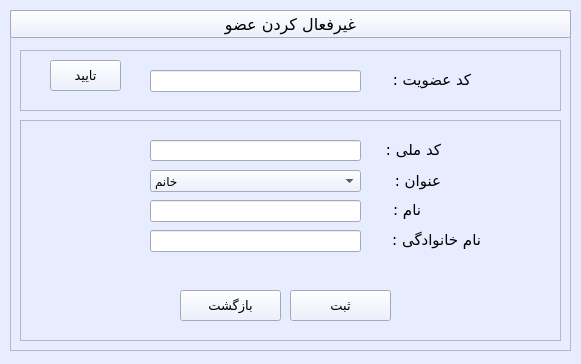
<?xml version="1.0" encoding="UTF-8"?>
<ui version="4.0">
 <class>deactivate_customer</class>
 <widget class="QWidget" name="deactivate_customer">
  <property name="geometry">
   <rect>
    <x>0</x>
    <y>0</y>
    <width>581</width>
    <height>364</height>
   </rect>
  </property>
  <property name="minimumSize">
   <size>
    <width>581</width>
    <height>364</height>
   </size>
  </property>
  <property name="maximumSize">
   <size>
    <width>581</width>
    <height>364</height>
   </size>
  </property>
  <property name="palette">
   <palette>
    <active>
     <colorrole role="WindowText">
      <brush brushstyle="SolidPattern">
       <color alpha="255">
        <red>0</red>
        <green>0</green>
        <blue>0</blue>
       </color>
      </brush>
     </colorrole>
     <colorrole role="Button">
      <brush brushstyle="SolidPattern">
       <color alpha="255">
        <red>231</red>
        <green>237</green>
        <blue>255</blue>
       </color>
      </brush>
     </colorrole>
     <colorrole role="Light">
      <brush brushstyle="SolidPattern">
       <color alpha="255">
        <red>255</red>
        <green>255</green>
        <blue>255</blue>
       </color>
      </brush>
     </colorrole>
     <colorrole role="Midlight">
      <brush brushstyle="SolidPattern">
       <color alpha="255">
        <red>243</red>
        <green>246</green>
        <blue>255</blue>
       </color>
      </brush>
     </colorrole>
     <colorrole role="Dark">
      <brush brushstyle="SolidPattern">
       <color alpha="255">
        <red>115</red>
        <green>118</green>
        <blue>127</blue>
       </color>
      </brush>
     </colorrole>
     <colorrole role="Mid">
      <brush brushstyle="SolidPattern">
       <color alpha="255">
        <red>154</red>
        <green>158</green>
        <blue>170</blue>
       </color>
      </brush>
     </colorrole>
     <colorrole role="Text">
      <brush brushstyle="SolidPattern">
       <color alpha="255">
        <red>0</red>
        <green>0</green>
        <blue>0</blue>
       </color>
      </brush>
     </colorrole>
     <colorrole role="BrightText">
      <brush brushstyle="SolidPattern">
       <color alpha="255">
        <red>255</red>
        <green>255</green>
        <blue>255</blue>
       </color>
      </brush>
     </colorrole>
     <colorrole role="ButtonText">
      <brush brushstyle="SolidPattern">
       <color alpha="255">
        <red>0</red>
        <green>0</green>
        <blue>0</blue>
       </color>
      </brush>
     </colorrole>
     <colorrole role="Base">
      <brush brushstyle="SolidPattern">
       <color alpha="255">
        <red>255</red>
        <green>255</green>
        <blue>255</blue>
       </color>
      </brush>
     </colorrole>
     <colorrole role="Window">
      <brush brushstyle="SolidPattern">
       <color alpha="255">
        <red>231</red>
        <green>237</green>
        <blue>255</blue>
       </color>
      </brush>
     </colorrole>
     <colorrole role="Shadow">
      <brush brushstyle="SolidPattern">
       <color alpha="255">
        <red>0</red>
        <green>0</green>
        <blue>0</blue>
       </color>
      </brush>
     </colorrole>
     <colorrole role="AlternateBase">
      <brush brushstyle="SolidPattern">
       <color alpha="255">
        <red>243</red>
        <green>246</green>
        <blue>255</blue>
       </color>
      </brush>
     </colorrole>
     <colorrole role="ToolTipBase">
      <brush brushstyle="SolidPattern">
       <color alpha="255">
        <red>255</red>
        <green>255</green>
        <blue>220</blue>
       </color>
      </brush>
     </colorrole>
     <colorrole role="ToolTipText">
      <brush brushstyle="SolidPattern">
       <color alpha="255">
        <red>0</red>
        <green>0</green>
        <blue>0</blue>
       </color>
      </brush>
     </colorrole>
    </active>
    <inactive>
     <colorrole role="WindowText">
      <brush brushstyle="SolidPattern">
       <color alpha="255">
        <red>0</red>
        <green>0</green>
        <blue>0</blue>
       </color>
      </brush>
     </colorrole>
     <colorrole role="Button">
      <brush brushstyle="SolidPattern">
       <color alpha="255">
        <red>231</red>
        <green>237</green>
        <blue>255</blue>
       </color>
      </brush>
     </colorrole>
     <colorrole role="Light">
      <brush brushstyle="SolidPattern">
       <color alpha="255">
        <red>255</red>
        <green>255</green>
        <blue>255</blue>
       </color>
      </brush>
     </colorrole>
     <colorrole role="Midlight">
      <brush brushstyle="SolidPattern">
       <color alpha="255">
        <red>243</red>
        <green>246</green>
        <blue>255</blue>
       </color>
      </brush>
     </colorrole>
     <colorrole role="Dark">
      <brush brushstyle="SolidPattern">
       <color alpha="255">
        <red>115</red>
        <green>118</green>
        <blue>127</blue>
       </color>
      </brush>
     </colorrole>
     <colorrole role="Mid">
      <brush brushstyle="SolidPattern">
       <color alpha="255">
        <red>154</red>
        <green>158</green>
        <blue>170</blue>
       </color>
      </brush>
     </colorrole>
     <colorrole role="Text">
      <brush brushstyle="SolidPattern">
       <color alpha="255">
        <red>0</red>
        <green>0</green>
        <blue>0</blue>
       </color>
      </brush>
     </colorrole>
     <colorrole role="BrightText">
      <brush brushstyle="SolidPattern">
       <color alpha="255">
        <red>255</red>
        <green>255</green>
        <blue>255</blue>
       </color>
      </brush>
     </colorrole>
     <colorrole role="ButtonText">
      <brush brushstyle="SolidPattern">
       <color alpha="255">
        <red>0</red>
        <green>0</green>
        <blue>0</blue>
       </color>
      </brush>
     </colorrole>
     <colorrole role="Base">
      <brush brushstyle="SolidPattern">
       <color alpha="255">
        <red>255</red>
        <green>255</green>
        <blue>255</blue>
       </color>
      </brush>
     </colorrole>
     <colorrole role="Window">
      <brush brushstyle="SolidPattern">
       <color alpha="255">
        <red>231</red>
        <green>237</green>
        <blue>255</blue>
       </color>
      </brush>
     </colorrole>
     <colorrole role="Shadow">
      <brush brushstyle="SolidPattern">
       <color alpha="255">
        <red>0</red>
        <green>0</green>
        <blue>0</blue>
       </color>
      </brush>
     </colorrole>
     <colorrole role="AlternateBase">
      <brush brushstyle="SolidPattern">
       <color alpha="255">
        <red>243</red>
        <green>246</green>
        <blue>255</blue>
       </color>
      </brush>
     </colorrole>
     <colorrole role="ToolTipBase">
      <brush brushstyle="SolidPattern">
       <color alpha="255">
        <red>255</red>
        <green>255</green>
        <blue>220</blue>
       </color>
      </brush>
     </colorrole>
     <colorrole role="ToolTipText">
      <brush brushstyle="SolidPattern">
       <color alpha="255">
        <red>0</red>
        <green>0</green>
        <blue>0</blue>
       </color>
      </brush>
     </colorrole>
    </inactive>
    <disabled>
     <colorrole role="WindowText">
      <brush brushstyle="SolidPattern">
       <color alpha="255">
        <red>115</red>
        <green>118</green>
        <blue>127</blue>
       </color>
      </brush>
     </colorrole>
     <colorrole role="Button">
      <brush brushstyle="SolidPattern">
       <color alpha="255">
        <red>231</red>
        <green>237</green>
        <blue>255</blue>
       </color>
      </brush>
     </colorrole>
     <colorrole role="Light">
      <brush brushstyle="SolidPattern">
       <color alpha="255">
        <red>255</red>
        <green>255</green>
        <blue>255</blue>
       </color>
      </brush>
     </colorrole>
     <colorrole role="Midlight">
      <brush brushstyle="SolidPattern">
       <color alpha="255">
        <red>243</red>
        <green>246</green>
        <blue>255</blue>
       </color>
      </brush>
     </colorrole>
     <colorrole role="Dark">
      <brush brushstyle="SolidPattern">
       <color alpha="255">
        <red>115</red>
        <green>118</green>
        <blue>127</blue>
       </color>
      </brush>
     </colorrole>
     <colorrole role="Mid">
      <brush brushstyle="SolidPattern">
       <color alpha="255">
        <red>154</red>
        <green>158</green>
        <blue>170</blue>
       </color>
      </brush>
     </colorrole>
     <colorrole role="Text">
      <brush brushstyle="SolidPattern">
       <color alpha="255">
        <red>115</red>
        <green>118</green>
        <blue>127</blue>
       </color>
      </brush>
     </colorrole>
     <colorrole role="BrightText">
      <brush brushstyle="SolidPattern">
       <color alpha="255">
        <red>255</red>
        <green>255</green>
        <blue>255</blue>
       </color>
      </brush>
     </colorrole>
     <colorrole role="ButtonText">
      <brush brushstyle="SolidPattern">
       <color alpha="255">
        <red>115</red>
        <green>118</green>
        <blue>127</blue>
       </color>
      </brush>
     </colorrole>
     <colorrole role="Base">
      <brush brushstyle="SolidPattern">
       <color alpha="255">
        <red>231</red>
        <green>237</green>
        <blue>255</blue>
       </color>
      </brush>
     </colorrole>
     <colorrole role="Window">
      <brush brushstyle="SolidPattern">
       <color alpha="255">
        <red>231</red>
        <green>237</green>
        <blue>255</blue>
       </color>
      </brush>
     </colorrole>
     <colorrole role="Shadow">
      <brush brushstyle="SolidPattern">
       <color alpha="255">
        <red>0</red>
        <green>0</green>
        <blue>0</blue>
       </color>
      </brush>
     </colorrole>
     <colorrole role="AlternateBase">
      <brush brushstyle="SolidPattern">
       <color alpha="255">
        <red>231</red>
        <green>237</green>
        <blue>255</blue>
       </color>
      </brush>
     </colorrole>
     <colorrole role="ToolTipBase">
      <brush brushstyle="SolidPattern">
       <color alpha="255">
        <red>255</red>
        <green>255</green>
        <blue>220</blue>
       </color>
      </brush>
     </colorrole>
     <colorrole role="ToolTipText">
      <brush brushstyle="SolidPattern">
       <color alpha="255">
        <red>0</red>
        <green>0</green>
        <blue>0</blue>
       </color>
      </brush>
     </colorrole>
    </disabled>
   </palette>
  </property>
  <property name="windowTitle">
   <string>غیرفعال کردن عضو</string>
  </property>
  <widget class="QFrame" name="main_frame">
   <property name="geometry">
    <rect>
     <x>10</x>
     <y>10</y>
     <width>561</width>
     <height>341</height>
    </rect>
   </property>
   <property name="frameShape">
    <enum>QFrame::StyledPanel</enum>
   </property>
   <property name="frameShadow">
    <enum>QFrame::Sunken</enum>
   </property>
   <widget class="QPushButton" name="deactivemember_btn">
    <property name="geometry">
     <rect>
      <x>0</x>
      <y>0</y>
      <width>561</width>
      <height>28</height>
     </rect>
    </property>
    <property name="font">
     <font>
      <family>2  Yekan</family>
      <pointsize>12</pointsize>
     </font>
    </property>
    <property name="text">
     <string>غیرفعال کردن عضو</string>
    </property>
   </widget>
   <widget class="QFrame" name="search_frame">
    <property name="geometry">
     <rect>
      <x>10</x>
      <y>40</y>
      <width>541</width>
      <height>61</height>
     </rect>
    </property>
    <property name="frameShape">
     <enum>QFrame::StyledPanel</enum>
    </property>
    <property name="frameShadow">
     <enum>QFrame::Sunken</enum>
    </property>
    <widget class="QLineEdit" name="ucode_entry">
     <property name="geometry">
      <rect>
       <x>130</x>
       <y>20</y>
       <width>211</width>
       <height>22</height>
      </rect>
     </property>
    </widget>
    <widget class="QLabel" name="ucode_lbl">
     <property name="geometry">
      <rect>
       <x>350</x>
       <y>20</y>
       <width>101</width>
       <height>20</height>
      </rect>
     </property>
     <property name="font">
      <font>
       <family>2  Yekan</family>
       <pointsize>11</pointsize>
      </font>
     </property>
     <property name="text">
      <string>کد عضویت :</string>
     </property>
    </widget>
    <widget class="QPushButton" name="confirm_btn">
     <property name="geometry">
      <rect>
       <x>30</x>
       <y>10</y>
       <width>71</width>
       <height>31</height>
      </rect>
     </property>
     <property name="font">
      <font>
       <family>2  Yekan</family>
       <pointsize>10</pointsize>
      </font>
     </property>
     <property name="text">
      <string>تایید</string>
     </property>
    </widget>
   </widget>
   <widget class="QFrame" name="info_frame">
    <property name="geometry">
     <rect>
      <x>10</x>
      <y>110</y>
      <width>541</width>
      <height>221</height>
     </rect>
    </property>
    <property name="palette">
     <palette>
      <active>
       <colorrole role="WindowText">
        <brush brushstyle="SolidPattern">
         <color alpha="255">
          <red>0</red>
          <green>0</green>
          <blue>0</blue>
         </color>
        </brush>
       </colorrole>
       <colorrole role="Button">
        <brush brushstyle="SolidPattern">
         <color alpha="255">
          <red>231</red>
          <green>237</green>
          <blue>255</blue>
         </color>
        </brush>
       </colorrole>
       <colorrole role="Light">
        <brush brushstyle="SolidPattern">
         <color alpha="255">
          <red>255</red>
          <green>255</green>
          <blue>255</blue>
         </color>
        </brush>
       </colorrole>
       <colorrole role="Midlight">
        <brush brushstyle="SolidPattern">
         <color alpha="255">
          <red>243</red>
          <green>246</green>
          <blue>255</blue>
         </color>
        </brush>
       </colorrole>
       <colorrole role="Dark">
        <brush brushstyle="SolidPattern">
         <color alpha="255">
          <red>115</red>
          <green>118</green>
          <blue>127</blue>
         </color>
        </brush>
       </colorrole>
       <colorrole role="Mid">
        <brush brushstyle="SolidPattern">
         <color alpha="255">
          <red>154</red>
          <green>158</green>
          <blue>170</blue>
         </color>
        </brush>
       </colorrole>
       <colorrole role="Text">
        <brush brushstyle="SolidPattern">
         <color alpha="255">
          <red>0</red>
          <green>0</green>
          <blue>0</blue>
         </color>
        </brush>
       </colorrole>
       <colorrole role="BrightText">
        <brush brushstyle="SolidPattern">
         <color alpha="255">
          <red>255</red>
          <green>255</green>
          <blue>255</blue>
         </color>
        </brush>
       </colorrole>
       <colorrole role="ButtonText">
        <brush brushstyle="SolidPattern">
         <color alpha="255">
          <red>0</red>
          <green>0</green>
          <blue>0</blue>
         </color>
        </brush>
       </colorrole>
       <colorrole role="Base">
        <brush brushstyle="SolidPattern">
         <color alpha="255">
          <red>255</red>
          <green>255</green>
          <blue>255</blue>
         </color>
        </brush>
       </colorrole>
       <colorrole role="Window">
        <brush brushstyle="SolidPattern">
         <color alpha="255">
          <red>231</red>
          <green>237</green>
          <blue>255</blue>
         </color>
        </brush>
       </colorrole>
       <colorrole role="Shadow">
        <brush brushstyle="SolidPattern">
         <color alpha="255">
          <red>0</red>
          <green>0</green>
          <blue>0</blue>
         </color>
        </brush>
       </colorrole>
       <colorrole role="AlternateBase">
        <brush brushstyle="SolidPattern">
         <color alpha="255">
          <red>243</red>
          <green>246</green>
          <blue>255</blue>
         </color>
        </brush>
       </colorrole>
       <colorrole role="ToolTipBase">
        <brush brushstyle="SolidPattern">
         <color alpha="255">
          <red>255</red>
          <green>255</green>
          <blue>220</blue>
         </color>
        </brush>
       </colorrole>
       <colorrole role="ToolTipText">
        <brush brushstyle="SolidPattern">
         <color alpha="255">
          <red>0</red>
          <green>0</green>
          <blue>0</blue>
         </color>
        </brush>
       </colorrole>
      </active>
      <inactive>
       <colorrole role="WindowText">
        <brush brushstyle="SolidPattern">
         <color alpha="255">
          <red>0</red>
          <green>0</green>
          <blue>0</blue>
         </color>
        </brush>
       </colorrole>
       <colorrole role="Button">
        <brush brushstyle="SolidPattern">
         <color alpha="255">
          <red>231</red>
          <green>237</green>
          <blue>255</blue>
         </color>
        </brush>
       </colorrole>
       <colorrole role="Light">
        <brush brushstyle="SolidPattern">
         <color alpha="255">
          <red>255</red>
          <green>255</green>
          <blue>255</blue>
         </color>
        </brush>
       </colorrole>
       <colorrole role="Midlight">
        <brush brushstyle="SolidPattern">
         <color alpha="255">
          <red>243</red>
          <green>246</green>
          <blue>255</blue>
         </color>
        </brush>
       </colorrole>
       <colorrole role="Dark">
        <brush brushstyle="SolidPattern">
         <color alpha="255">
          <red>115</red>
          <green>118</green>
          <blue>127</blue>
         </color>
        </brush>
       </colorrole>
       <colorrole role="Mid">
        <brush brushstyle="SolidPattern">
         <color alpha="255">
          <red>154</red>
          <green>158</green>
          <blue>170</blue>
         </color>
        </brush>
       </colorrole>
       <colorrole role="Text">
        <brush brushstyle="SolidPattern">
         <color alpha="255">
          <red>0</red>
          <green>0</green>
          <blue>0</blue>
         </color>
        </brush>
       </colorrole>
       <colorrole role="BrightText">
        <brush brushstyle="SolidPattern">
         <color alpha="255">
          <red>255</red>
          <green>255</green>
          <blue>255</blue>
         </color>
        </brush>
       </colorrole>
       <colorrole role="ButtonText">
        <brush brushstyle="SolidPattern">
         <color alpha="255">
          <red>0</red>
          <green>0</green>
          <blue>0</blue>
         </color>
        </brush>
       </colorrole>
       <colorrole role="Base">
        <brush brushstyle="SolidPattern">
         <color alpha="255">
          <red>255</red>
          <green>255</green>
          <blue>255</blue>
         </color>
        </brush>
       </colorrole>
       <colorrole role="Window">
        <brush brushstyle="SolidPattern">
         <color alpha="255">
          <red>231</red>
          <green>237</green>
          <blue>255</blue>
         </color>
        </brush>
       </colorrole>
       <colorrole role="Shadow">
        <brush brushstyle="SolidPattern">
         <color alpha="255">
          <red>0</red>
          <green>0</green>
          <blue>0</blue>
         </color>
        </brush>
       </colorrole>
       <colorrole role="AlternateBase">
        <brush brushstyle="SolidPattern">
         <color alpha="255">
          <red>243</red>
          <green>246</green>
          <blue>255</blue>
         </color>
        </brush>
       </colorrole>
       <colorrole role="ToolTipBase">
        <brush brushstyle="SolidPattern">
         <color alpha="255">
          <red>255</red>
          <green>255</green>
          <blue>220</blue>
         </color>
        </brush>
       </colorrole>
       <colorrole role="ToolTipText">
        <brush brushstyle="SolidPattern">
         <color alpha="255">
          <red>0</red>
          <green>0</green>
          <blue>0</blue>
         </color>
        </brush>
       </colorrole>
      </inactive>
      <disabled>
       <colorrole role="WindowText">
        <brush brushstyle="SolidPattern">
         <color alpha="255">
          <red>115</red>
          <green>118</green>
          <blue>127</blue>
         </color>
        </brush>
       </colorrole>
       <colorrole role="Button">
        <brush brushstyle="SolidPattern">
         <color alpha="255">
          <red>231</red>
          <green>237</green>
          <blue>255</blue>
         </color>
        </brush>
       </colorrole>
       <colorrole role="Light">
        <brush brushstyle="SolidPattern">
         <color alpha="255">
          <red>255</red>
          <green>255</green>
          <blue>255</blue>
         </color>
        </brush>
       </colorrole>
       <colorrole role="Midlight">
        <brush brushstyle="SolidPattern">
         <color alpha="255">
          <red>243</red>
          <green>246</green>
          <blue>255</blue>
         </color>
        </brush>
       </colorrole>
       <colorrole role="Dark">
        <brush brushstyle="SolidPattern">
         <color alpha="255">
          <red>115</red>
          <green>118</green>
          <blue>127</blue>
         </color>
        </brush>
       </colorrole>
       <colorrole role="Mid">
        <brush brushstyle="SolidPattern">
         <color alpha="255">
          <red>154</red>
          <green>158</green>
          <blue>170</blue>
         </color>
        </brush>
       </colorrole>
       <colorrole role="Text">
        <brush brushstyle="SolidPattern">
         <color alpha="255">
          <red>115</red>
          <green>118</green>
          <blue>127</blue>
         </color>
        </brush>
       </colorrole>
       <colorrole role="BrightText">
        <brush brushstyle="SolidPattern">
         <color alpha="255">
          <red>255</red>
          <green>255</green>
          <blue>255</blue>
         </color>
        </brush>
       </colorrole>
       <colorrole role="ButtonText">
        <brush brushstyle="SolidPattern">
         <color alpha="255">
          <red>115</red>
          <green>118</green>
          <blue>127</blue>
         </color>
        </brush>
       </colorrole>
       <colorrole role="Base">
        <brush brushstyle="SolidPattern">
         <color alpha="255">
          <red>231</red>
          <green>237</green>
          <blue>255</blue>
         </color>
        </brush>
       </colorrole>
       <colorrole role="Window">
        <brush brushstyle="SolidPattern">
         <color alpha="255">
          <red>231</red>
          <green>237</green>
          <blue>255</blue>
         </color>
        </brush>
       </colorrole>
       <colorrole role="Shadow">
        <brush brushstyle="SolidPattern">
         <color alpha="255">
          <red>0</red>
          <green>0</green>
          <blue>0</blue>
         </color>
        </brush>
       </colorrole>
       <colorrole role="AlternateBase">
        <brush brushstyle="SolidPattern">
         <color alpha="255">
          <red>231</red>
          <green>237</green>
          <blue>255</blue>
         </color>
        </brush>
       </colorrole>
       <colorrole role="ToolTipBase">
        <brush brushstyle="SolidPattern">
         <color alpha="255">
          <red>255</red>
          <green>255</green>
          <blue>220</blue>
         </color>
        </brush>
       </colorrole>
       <colorrole role="ToolTipText">
        <brush brushstyle="SolidPattern">
         <color alpha="255">
          <red>0</red>
          <green>0</green>
          <blue>0</blue>
         </color>
        </brush>
       </colorrole>
      </disabled>
     </palette>
    </property>
    <property name="frameShape">
     <enum>QFrame::StyledPanel</enum>
    </property>
    <property name="frameShadow">
     <enum>QFrame::Sunken</enum>
    </property>
    <widget class="QLabel" name="mellicode_lbl">
     <property name="geometry">
      <rect>
       <x>360</x>
       <y>20</y>
       <width>61</width>
       <height>20</height>
      </rect>
     </property>
     <property name="font">
      <font>
       <family>2  Yekan</family>
       <pointsize>11</pointsize>
      </font>
     </property>
     <property name="text">
      <string>کد ملی :</string>
     </property>
    </widget>
    <widget class="QLineEdit" name="mellicode_entry">
     <property name="geometry">
      <rect>
       <x>130</x>
       <y>20</y>
       <width>211</width>
       <height>21</height>
      </rect>
     </property>
     <property name="text">
      <string/>
     </property>
    </widget>
    <widget class="QLabel" name="prename_lbl">
     <property name="geometry">
      <rect>
       <x>370</x>
       <y>50</y>
       <width>51</width>
       <height>21</height>
      </rect>
     </property>
     <property name="font">
      <font>
       <family>2  Yekan</family>
       <pointsize>11</pointsize>
      </font>
     </property>
     <property name="text">
      <string>عنوان :</string>
     </property>
    </widget>
    <widget class="QComboBox" name="prename_comboBox">
     <property name="geometry">
      <rect>
       <x>130</x>
       <y>50</y>
       <width>211</width>
       <height>22</height>
      </rect>
     </property>
     <item>
      <property name="text">
       <string>خانم</string>
      </property>
     </item>
     <item>
      <property name="text">
       <string>آقا</string>
      </property>
     </item>
    </widget>
    <widget class="QLabel" name="family_lbl">
     <property name="geometry">
      <rect>
       <x>370</x>
       <y>110</y>
       <width>91</width>
       <height>20</height>
      </rect>
     </property>
     <property name="font">
      <font>
       <family>2  Yekan</family>
       <pointsize>11</pointsize>
      </font>
     </property>
     <property name="text">
      <string>نام خانوادگی :</string>
     </property>
    </widget>
    <widget class="QPushButton" name="save_btn">
     <property name="geometry">
      <rect>
       <x>270</x>
       <y>170</y>
       <width>101</width>
       <height>31</height>
      </rect>
     </property>
     <property name="font">
      <font>
       <family>2  Yekan</family>
       <pointsize>10</pointsize>
      </font>
     </property>
     <property name="text">
      <string>ثبت</string>
     </property>
    </widget>
    <widget class="QLineEdit" name="name_entry">
     <property name="geometry">
      <rect>
       <x>130</x>
       <y>80</y>
       <width>211</width>
       <height>22</height>
      </rect>
     </property>
     <property name="text">
      <string/>
     </property>
    </widget>
    <widget class="QLabel" name="name_lbl">
     <property name="geometry">
      <rect>
       <x>370</x>
       <y>80</y>
       <width>31</width>
       <height>20</height>
      </rect>
     </property>
     <property name="font">
      <font>
       <family>2  Yekan</family>
       <pointsize>11</pointsize>
      </font>
     </property>
     <property name="text">
      <string>نام :</string>
     </property>
    </widget>
    <widget class="QLineEdit" name="family_entry">
     <property name="geometry">
      <rect>
       <x>130</x>
       <y>110</y>
       <width>211</width>
       <height>22</height>
      </rect>
     </property>
     <property name="text">
      <string/>
     </property>
    </widget>
    <widget class="QPushButton" name="return_btn">
     <property name="geometry">
      <rect>
       <x>160</x>
       <y>170</y>
       <width>101</width>
       <height>31</height>
      </rect>
     </property>
     <property name="font">
      <font>
       <family>B Yekan</family>
       <pointsize>10</pointsize>
      </font>
     </property>
     <property name="text">
      <string>بازگشت</string>
     </property>
     <property name="default">
      <bool>false</bool>
     </property>
    </widget>
   </widget>
  </widget>
 </widget>
 <resources/>
 <connections/>
</ui>
